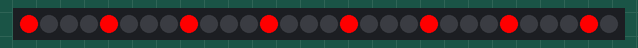
Recording of a program running on a simulated Raspberry Pi Pico running MicroPython. Shown: 30 RGB LEDs in strip order, left to right.

Above: at 0.1 s.
At 6.34 s:
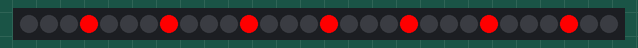
At 12.99 s:
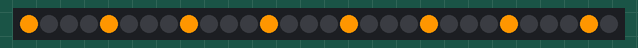
At 19.85 s:
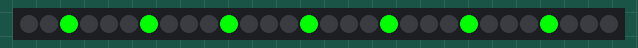
At 29.72 s:
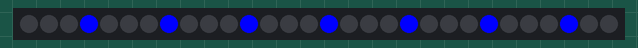
At 39.79 s:
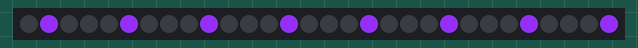

The program:

19-theater-chase.py
```python
# Lab 19: Theater Chase
# Filename: 19-theater-chase.py
# Version: 1.0.0
#
# Classic marquee lights: every fourth pixel is lit and the pattern
# steps along, one color at a time.

from machine import Pin
from neopixel import NeoPixel
from utime import sleep, sleep_ms
import config

# hardware settings from config.py
NEOPIXEL_PIN = config.NEOPIXEL_PIN
NUMBER_PIXELS = config.NUMBER_PIXELS

strip = NeoPixel(Pin(NEOPIXEL_PIN), NUMBER_PIXELS)

# Color RGB values
red = (255, 0, 0)
orange = (255, 60, 0)
yellow = (255, 150, 0)
green = (0, 255, 0)
blue = (0, 0, 255)
indigo = (75, 0, 130)
violet = (138, 43, 226)
color_names = ('red', 'orange', 'yellow', 'green', 'blue', 'indigo', 'violet')
num_colors = len(color_names)
colors = (red, orange, yellow, green, blue, indigo, violet)

def theater_chase(strip, color, wait_ms, iterations):
    for j in range(iterations):
        for q in range(4):
            # turn every nth one on
            for i in range(0, NUMBER_PIXELS-1, 4):
                if i+q < NUMBER_PIXELS:
                    strip[i+q] = color
            strip.write()
            sleep_ms(wait_ms)
            # erase
            for i in range(0, NUMBER_PIXELS-1, 4):
                strip[(i+q) % NUMBER_PIXELS] = (0,0,0)

while True:
    # iterate through all the colors
    for c in range(0, num_colors):
        theater_chase(strip, colors[c], 200, 8)
```

config.py
```python
# Moving Rainbow Configuration file
# Filename: config.py
# Version: 1.0.0
#
# This file contains the hardware configuration for your kit.
# It is imported by each program.
NEOPIXEL_PIN = 0
NUMBER_PIXELS = 30
BUTTON_PIN_1 = 15
BUTTON_PIN_2 = 14
```
